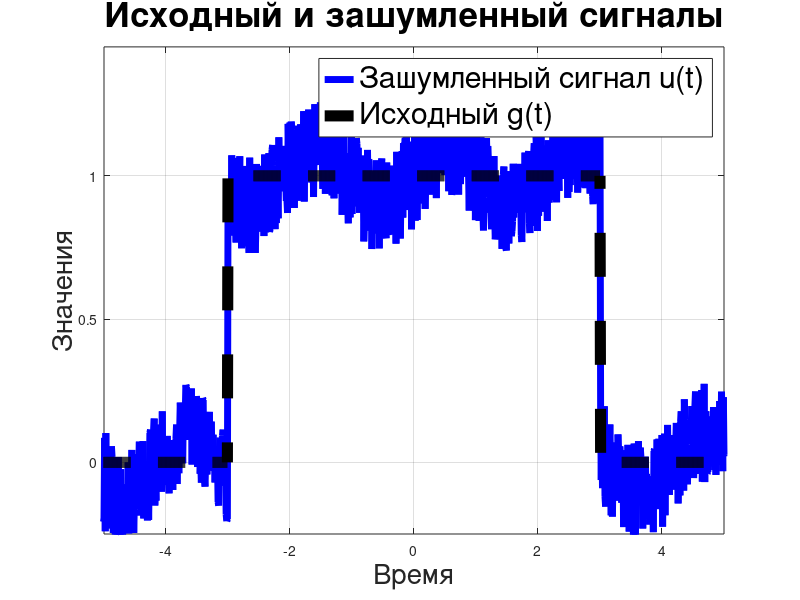
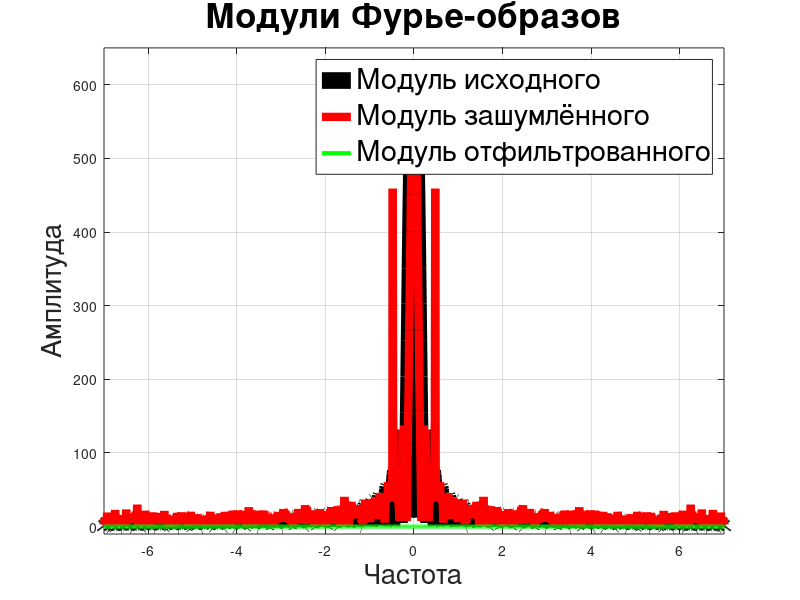
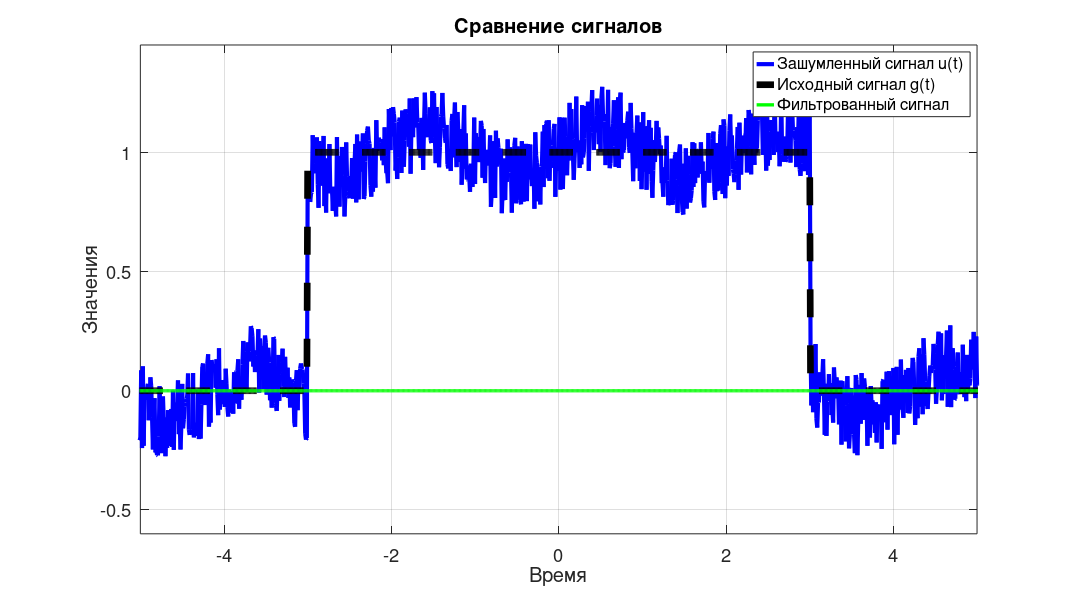

These figures' MATLAB source, in order: (Note: this script raises an error after producing the figures.)
a = 1;
t1 = -3;
t2 = 3;
T = 100;
dt = 0.01;
t = -T/2:dt:T/2;
N = length(t);
g = zeros(size(t));
g(t >= t1 & t <= t2) = a;

c = 0.1;
b = 0.35;
d = 3;
u = g + b*(rand(size(t))-0.5) + c*sin(d*t);
%%
f = figure();
plot(t, u, 'b', 'LineWidth', 5); hold on;
plot(t, g, 'k--', 'LineWidth', 8);
xlabel('Время', 'FontSize', 20); ylabel('Значения', "FontSize", 20);
title('Исходный и зашумленный сигналы', 'FontSize', 25);
legend('Зашумленный сигнал u(t)', 'Исходный g(t)', "FontSize", 22);
xlim([-5, 5]);
ylim([-0.25 1.45]);
grid on;
%%
G = fftshift(fft(g));
U = fftshift(fft(u));
V = 1/dt;
dnu = 1/T;
nu = -V/2:dnu:V/2;
U_filt = U;
%%
n0 = 2;
U_filt(nu < -n0 | nu > n0 ) = 0;
%%
n1 = 0.5;
h = 0.1;
U_filt(nu < n1 + h & nu > n1 - h ) = 0;
U_filt(nu < -n1 + h & nu > -n1 - h ) = 0;
%%
hatnu = 5;
U_filt(nu > -hatnu & nu < hatnu) = 0;
%% Модули
f = figure();
plot(nu, abs(G), 'k', 'LineWidth', 12); hold on;
plot(nu, abs(U), 'r', 'LineWidth', 6);
plot(nu, abs(U_filt), 'g', 'LineWidth', 3);
legend('Модуль исходного', 'Модуль зашумлённого', 'Модуль отфильтрованного', 'FontSize', 21);
xlabel('Частота', "FontSize", 20); ylabel('Амплитуда', 'FontSize', 20);
title('Модули Фурье-образов', 'FontSize', 25);
xlim([-6-1 6+1]);
ylim([-10 650]);
grid on;
%%
u_filtered = ifft(ifftshift(U_filt));
%%
f = figure();
plot(t, u, 'b', 'LineWidth', 5); hold on;
plot(t, g, 'k--', 'LineWidth', 8);
plot(t, u_filtered, 'g', 'LineWidth', 4);
legend('Зашумленный сигнал u(t)', 'Исходный сигнал g(t)', 'Фильтрованный сигнал', "FontSize", 22);
xlabel('Время', 'FontSize', 20); ylabel('Значения', 'FontSize', 20);
title('Сравнение сигналов', 'FontSize', 25);
xlim([-5, 5]);
ylim([-0.6 1.45]);
grid on;
%%
set(gcf, 'PaperPositionMode', 'auto');
set(gcf, 'Position', [100, 100, 1800, 1000]);
set(gca, 'FontSize', 22, 'GridLineWidth', 3, 'LineWidth', 2);
exportgraphics(f, "images\37.jpg")